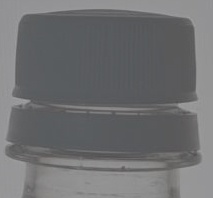
#> input picture samples/day02/low_contrast.jpg, 213 x 198 px, found by its file name
$ python 16_preprocess_compare.py
#> lines starting #> are read from the running program, lines starting #| are printed output that depends on the picture; after the words box and inside, x2 and y2 are one past the last pixel; in counts of white or black regions, pixels touching at a corner belong together

from pathlib import Path

import cv2


# --------------------------------------------------
# 1. 사용할 이미지와 결과 저장 경로를 정한다.
#
#    reference_path
#    → 1일차에서 만든 병뚜껑 기준 ROI 이미지
#
#    low_contrast_path
#    → 대비를 낮춘 실습용 이미지
#
#    output_dir
#    → 전처리 비교 결과를 저장할 폴더
# --------------------------------------------------

reference_path = Path(
    "samples/day02/cap_on_reference.jpg"
)

low_contrast_path = Path(
    "samples/day02/low_contrast.jpg"
)

output_dir = Path(
    "outputs/day02/compare"
)


# --------------------------------------------------
# 2. 결과 이미지를 저장할 폴더를 생성한다.
#
#    폴더가 없다면 새로 만든다.
#    이미 존재한다면 그대로 사용한다.
# --------------------------------------------------

output_dir.mkdir(
    parents=True,
    exist_ok=True,
)


# --------------------------------------------------
# 3. 저대비 이미지 low_contrast.jpg를 읽는다.
#
#    앞의 CLAHE 실습에서 만든 이미지를 재사용한다.
# --------------------------------------------------

image = cv2.imread(
    str(low_contrast_path)
)
#> image is the input picture: shape (198, 213, 3); mean B, G, R 113, 111.3, 110.6


# --------------------------------------------------
# 4. 저대비 이미지를 정상적으로 읽었는지 확인한다.
#
#    image가 None이면 5~6번을 실행한다.
#    정상적으로 읽었다면 5~6번을 건너뛴다.
# --------------------------------------------------

if image is None:

    print(
        "low_contrast.jpg가 없어 "
        "기준 이미지에서 생성합니다."
    )


    # --------------------------------------------------
    # 5. 병뚜껑 기준 ROI 이미지를 읽고 확인한다.
    #
    #    저대비 이미지를 다시 만들기 위한 원본이다.
    #    읽지 못했다면 오류를 발생시킨다.
    # --------------------------------------------------

    reference = cv2.imread(
        str(reference_path)
    )

    if reference is None:
        raise FileNotFoundError(
            f"기준 이미지를 읽지 못했습니다: "
            f"{reference_path}"
        )


    # --------------------------------------------------
    # 6. 기준 이미지의 Contrast를 낮추고 저장한다.
    #
    #    alpha=0.35 → 픽셀값의 차이를 줄인다.
    #    beta=80    → 픽셀값에 80을 더한다.
    #
    #    결과를 low_contrast.jpg로 저장한다.
    # --------------------------------------------------

    image = cv2.convertScaleAbs(
        reference,
        alpha=0.35,
        beta=80,
    )

    cv2.imwrite(
        str(low_contrast_path),
        image,
    )

    print(
        "문제 이미지 생성:",
        low_contrast_path,
    )


# --------------------------------------------------
# 7. 저대비 이미지를 Gray로 변환한다.
#
#    BGR → Gray
#
#    병뚜껑과 배경의 밝기 차이를 이용하여
#    다음 이진화 실습을 진행한다.
# --------------------------------------------------

gray = cv2.cvtColor(
    image,
    cv2.COLOR_BGR2GRAY,
)


# --------------------------------------------------
# 8. 전처리 없이 Otsu 이진화를 적용한다.
#
#    Gray 이미지에 별도의 개선 처리를 하지 않고
#    Otsu를 바로 적용한다.
#
#    THRESH_BINARY_INV:
#    → 어두운 병뚜껑을 흰색 객체로 표현
#
#    original_value
#    → Otsu가 자동으로 선택한 임계값
#
#    original_otsu
#    → 이진화 결과 이미지
# --------------------------------------------------

original_value, original_otsu = cv2.threshold(
    gray,
    0,
    255,
    cv2.THRESH_BINARY_INV
    + cv2.THRESH_OTSU,
)
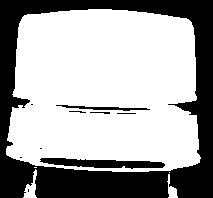
#> original_otsu: shape (198, 213); 64.9% white; 10 black regions (6 under 20 px), largest, box (x1, y1, x2, y2) and area: (0, 0, 213, 198) 13656, (40, 158, 165, 169) 847, (56, 105, 150, 111) 220, (90, 112, 110, 114) 26
#> original_value = 118


# --------------------------------------------------
# 9. 같은 Gray 이미지에 Gaussian Blur를 적용한다.
#
#    Kernel = 5×5
#
#    주변 픽셀의 가중 평균을 이용해
#    Noise를 부드럽게 줄인다.
#
#    결과를 gaussian 변수에 저장한다.
# --------------------------------------------------

gaussian = cv2.GaussianBlur(
    gray,
    (5, 5),
    0,
)


# --------------------------------------------------
# 10. Gaussian Blur 결과에 Otsu를 적용한다.
#
#     Gaussian으로 처리한 이미지를 이진화한다.
#
#     gaussian_value
#     → 자동 계산된 임계값
#
#     gaussian_otsu
#     → 이진화 결과 이미지
# --------------------------------------------------

gaussian_value, gaussian_otsu = cv2.threshold(
    gaussian,
    0,
    255,
    cv2.THRESH_BINARY_INV
    + cv2.THRESH_OTSU,
)
#> gaussian_otsu: shape (198, 213); 64.8% white; 3 black regions, box (x1, y1, x2, y2) and area: (0, 0, 213, 198) 13819, (41, 158, 165, 169) 854, (66, 106, 140, 110) 153
#> gaussian_value = 118


# --------------------------------------------------
# 11. CLAHE 객체를 생성한다.
#
#     clipLimit=2.0
#     → 지역 대비 향상 강도 설정
#
#     tileGridSize=(8, 8)
#     → 이미지를 가로 8개, 세로 8개 구역으로 나눔
#
#     CLAHE는 지역별 Contrast를 개선하는 방법이다.
# --------------------------------------------------

clahe = cv2.createCLAHE(
    clipLimit=2.0,
    tileGridSize=(8, 8),
)


# --------------------------------------------------
# 12. 같은 Gray 이미지에 CLAHE를 적용한다.
#
#     병뚜껑과 주변 배경의 지역적인
#     밝기 차이를 개선한다.
#
#     결과를 clahe_image에 저장한다.
# --------------------------------------------------

clahe_image = clahe.apply(
    gray
)


# --------------------------------------------------
# 13. CLAHE 결과에 Otsu 이진화를 적용한다.
#
#     CLAHE로 개선한 이미지에서
#     병뚜껑과 배경을 분리한다.
#
#     clahe_value
#     → 자동 계산된 임계값
#
#     clahe_otsu
#     → 이진화 결과 이미지
# --------------------------------------------------

clahe_value, clahe_otsu = cv2.threshold(
    clahe_image,
    0,
    255,
    cv2.THRESH_BINARY_INV
    + cv2.THRESH_OTSU,
)
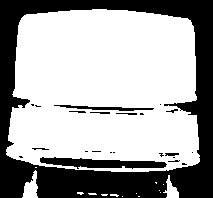
#> clahe_otsu: shape (198, 213); 64.6% white; 23 black regions (14 under 20 px), largest, box (x1, y1, x2, y2) and area: (0, 0, 213, 198) 13511, (40, 157, 167, 169) 913, (54, 105, 154, 111) 254
#> clahe_value = 132


# --------------------------------------------------
# 14. 세 가지 Otsu 임계값을 출력한다.
#
#     Original + Otsu
#     Gaussian + Otsu
#     CLAHE + Otsu
#
#     입력 이미지가 다르므로
#     Otsu가 선택한 임계값도 달라질 수 있다.
# --------------------------------------------------

print(
    "Original Otsu:",
    original_value,
)
#| Original Otsu: 118.0

print(
    "Gaussian Otsu:",
    gaussian_value,
)
#| Gaussian Otsu: 118.0

print(
    "CLAHE Otsu:",
    clahe_value,
)
#| CLAHE Otsu: 132.0


# --------------------------------------------------
# 15. 비교 화면에 사용할 이미지 크기를 정한다.
#
#     가로 = 400px
#     세로 = 300px
#
#     네 장의 이미지를 같은 크기로 표시한다.
# --------------------------------------------------

view_size = (
    400,
    300,
)


# --------------------------------------------------
# 16. 비교 화면을 만드는 make_view() 함수를 정의한다.
#
#     source    → 표시할 이미지
#     title     → 이미지 위에 표시할 제목
#     is_binary → 이진화 이미지 여부
#
#     함수 내부 처리:
#
#     ① 이미지에 맞는 크기 변경 방법을 선택한다.
#     ② 이미지를 400×300으로 변경한다.
#     ③ Gray 이미지를 화면용 BGR로 변환한다.
#     ④ 이미지 위쪽에 검정색 제목 영역을 만든다.
#     ⑤ 제목을 흰색 글자로 표시한다.
#     ⑥ 완성된 화면 이미지를 반환한다.
#
#     함수는 여기서 정의만 하며,
#     실제 실행은 17~18번에서 호출할 때 이루어진다.
# --------------------------------------------------

def make_view(
    source,
    title,
    is_binary=False,
):

    # 이진화 이미지는 픽셀값이 섞이지 않도록
    # 가장 가까운 픽셀을 사용하는 방법으로 변경
#> called with title = 'Low Contrast Gray', is_binary = False
    if is_binary:
        interpolation = cv2.INTER_NEAREST
    else:
        interpolation = cv2.INTER_AREA

    # 비교 화면 크기로 변경
    resized = cv2.resize(
        source,
        view_size,
        interpolation=interpolation,
    )

    # Gray 이미지라면 화면용 BGR로 변환
    if len(resized.shape) == 2:
        canvas = cv2.cvtColor(
            resized,
            cv2.COLOR_GRAY2BGR,
        )
    else:
        canvas = resized.copy()

    # 이미지 상단에 제목 영역 생성
    cv2.rectangle(
        canvas,
        (0, 0),
        (view_size[0], 40),
        (0, 0, 0),
        -1,
    )

    # 제목 표시
    cv2.putText(
        canvas,
        title,
        (10, 27),
        cv2.FONT_HERSHEY_SIMPLEX,
        0.6,
        (255, 255, 255),
        2,
    )
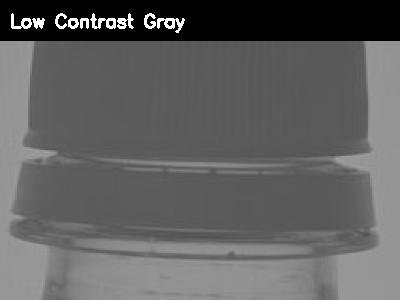
#> canvas: shape (300, 400, 3); min 0, max 255, mean 96.6

    return canvas


# --------------------------------------------------
# 17. 비교 화면의 위쪽 두 이미지를 만든다.
#
#     왼쪽:
#     Low Contrast Gray
#     → 저대비 Gray 이미지
#
#     오른쪽:
#     Original + Otsu
#     → 별도 전처리 없이 Otsu 적용
#
#     cv2.hconcat()
#     → 이미지를 가로 방향으로 연결한다.
# --------------------------------------------------

top = cv2.hconcat(
    [
        make_view(
            gray,
            "Low Contrast Gray",
        ),
        make_view(
            original_otsu,
            "Original + Otsu",
            is_binary=True,
        ),
    ]
)
#> in make_view (call 2), `resized = cv2.resize( source, view_size, interpolation=interpolation, )`: resized: shape (300, 400); 64.9% white; 10 black regions (4 under 20 px), largest, box (x1, y1, x2, y2) and area: (0, 0, 400, 300) 38870, (76, 240, 310, 257) 2433, (106, 160, 282, 169) 599, (170, 170, 207, 173) 85, (130, 169, 162, 172) 46, (220, 172, 256, 173) 36
#> in make_view (call 2), `cv2.putText( canvas, title, (10, 27), cv2.FONT_HERSHEY_SIMPLEX, 0.6, (..`: canvas: shape (300, 400, 3); 59.9% white; 16 black regions (8 under 20 px), largest, box (x1, y1, x2, y2) and area: (0, 0, 400, 300) 44762, (76, 240, 310, 257) 2433, (106, 160, 282, 169) 599
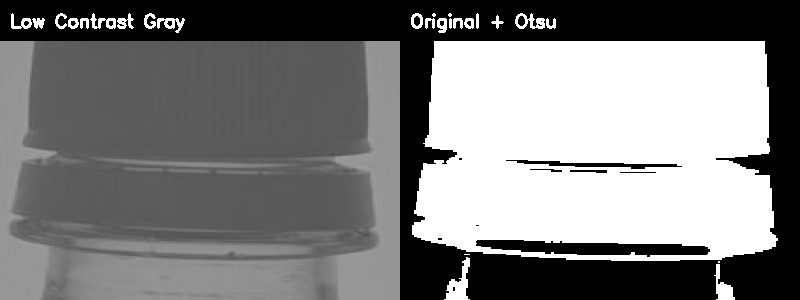
#> top: shape (300, 800, 3); min 0, max 255, mean 124.7


# --------------------------------------------------
# 18. 비교 화면의 아래쪽 두 이미지를 만든다.
#
#     왼쪽:
#     Gaussian + Otsu
#
#     오른쪽:
#     CLAHE + Otsu
#
#     두 이미지를 가로로 연결한다.
# --------------------------------------------------

bottom = cv2.hconcat(
    [
        make_view(
            gaussian_otsu,
            "Gaussian + Otsu",
            is_binary=True,
        ),
        make_view(
            clahe_otsu,
            "CLAHE + Otsu",
            is_binary=True,
        ),
    ]
)
#> in make_view (call 3), `resized = cv2.resize( source, view_size, interpolation=interpolation, )`: resized: shape (300, 400); 64.8% white; 3 black regions, box (x1, y1, x2, y2) and area: (0, 0, 400, 300) 39316, (77, 240, 310, 257) 2474, (124, 161, 263, 167) 410
#> in make_view (call 3), `cv2.putText( canvas, title, (10, 27), cv2.FONT_HERSHEY_SIMPLEX, 0.6, (..`: canvas: shape (300, 400, 3); 60% white; 10 black regions (6 under 20 px), largest, box (x1, y1, x2, y2) and area: (0, 0, 400, 300) 44961, (77, 240, 310, 257) 2474, (124, 161, 263, 167) 410, (132, 16, 139, 26) 52
#> call 4 of make_view, with title = 'CLAHE + Otsu', is_binary = True
#> in make_view (call 4), `resized = cv2.resize( source, view_size, interpolation=interpolation, )`: resized: shape (300, 400); 64.6% white; 23 black regions (8 under 20 px), largest, box (x1, y1, x2, y2) and area: (0, 0, 400, 300) 38461, (76, 238, 314, 257) 2627, (102, 160, 290, 169) 705
#> in make_view (call 4), `cv2.putText( canvas, title, (10, 27), cv2.FONT_HERSHEY_SIMPLEX, 0.6, (..`:
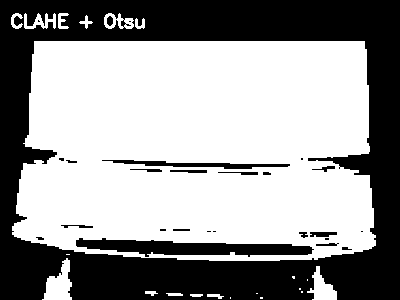
#> canvas: shape (300, 400, 3); 59.5% white; 26 black regions (10 under 20 px), largest, box (x1, y1, x2, y2) and area: (0, 0, 400, 300) 44508, (76, 238, 314, 257) 2627, (102, 160, 290, 169) 705
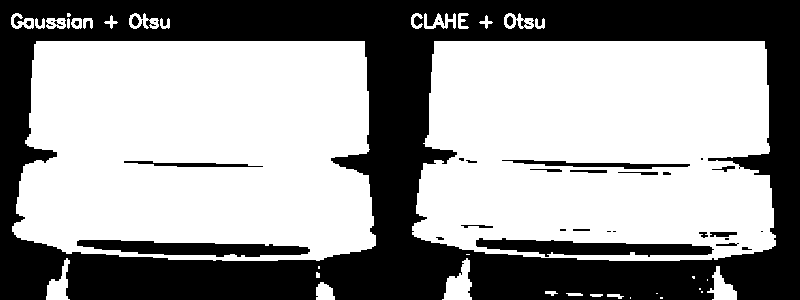
#> bottom: shape (300, 800, 3); 59.8% white; 35 black regions (16 under 20 px), largest, box (x1, y1, x2, y2) and area: (0, 0, 800, 300) 89469, (476, 238, 714, 257) 2627, (77, 240, 310, 257) 2474


# --------------------------------------------------
# 19. 위쪽과 아래쪽 이미지를 세로로 연결한다.
#
#     cv2.vconcat()
#     → 이미지를 세로 방향으로 연결한다.
#
#     최종 2×2 비교 화면을 만든다.
#
#     ┌───────────────────┬───────────────────┐
#     │ Low Contrast Gray │ Original + Otsu   │
#     ├───────────────────┼───────────────────┤
#     │ Gaussian + Otsu   │ CLAHE + Otsu      │
#     └───────────────────┴───────────────────┘
# --------------------------------------------------

compare = cv2.vconcat(
    [
        top,
        bottom,
    ]
)
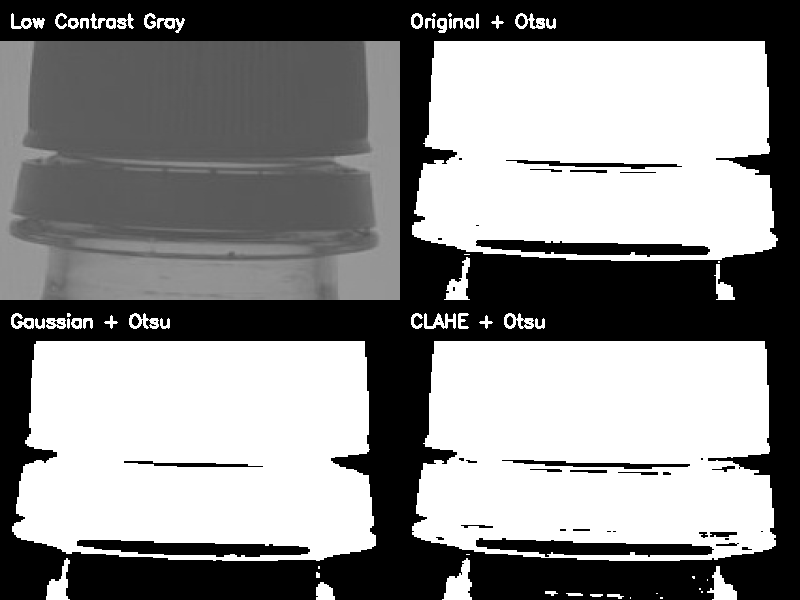
#> compare: shape (600, 800, 3); min 0, max 255, mean 138.5


# --------------------------------------------------
# 20. 최종 비교 이미지를 저장하고 경로를 출력한다.
#
#     저장 파일:
#     outputs/day02/compare/preprocess_compare.png
#
#     저장한 이미지를 직접 열어
#     병뚜껑과 배경의 분리 결과를 비교한다.
# --------------------------------------------------

output_path = (
    output_dir
    / "preprocess_compare.png"
)

cv2.imwrite(
    str(output_path),
    compare,
)

print(
    "저장:",
    output_path,
)
